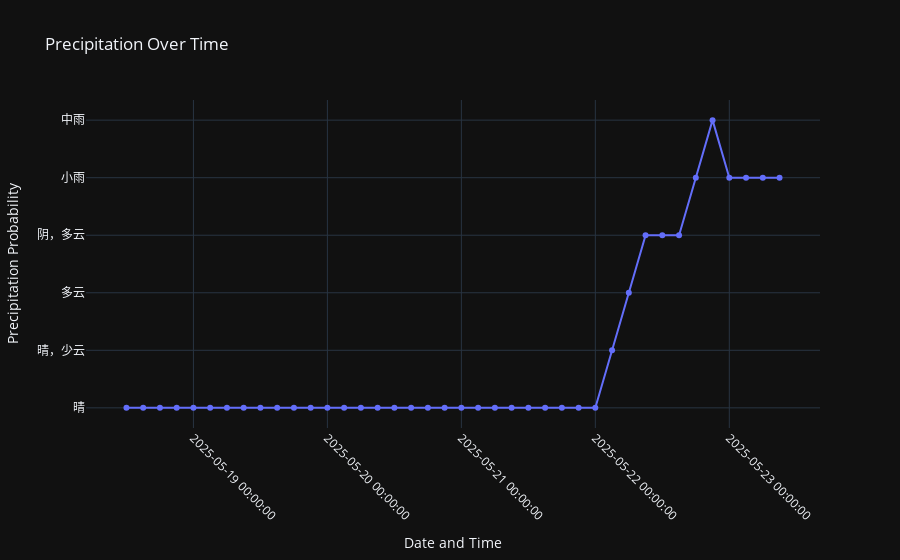

The code cell stored with this chart in its notebook:
### Markdown cell above
### 主函数

### Code cell
from line_chart_data import get_line_chart_data


def main():
    line_chart("weather", "perth", 5)


# better way to run the main code
if __name__ == "__main__":
    main()

### Figure 1 — Plotly figure (JSON) as saved in the notebook; plotly's stock layout.template omitted (floating-point values rounded to 4 significant figures)
{"data": [{"mode": "lines+markers", "name": "Precipitation Probability", "x": ["2025-05-18T12:00:00", "2025-05-18T15:00:00", "2025-05-18T18:00:00", "2025-05-18T21:00:00", "2025-05-19T00:00:00", "2025-05-19T03:00:00", "2025-05-19T06:00:00", "2025-05-19T09:00:00", "2025-05-19T12:00:00", "2025-05-19T15:00:00", "2025-05-19T18:00:00", "2025-05-19T21:00:00", "2025-05-20T00:00:00", "2025-05-20T03:00:00", "2025-05-20T06:00:00", "2025-05-20T09:00:00", "2025-05-20T12:00:00", "2025-05-20T15:00:00", "2025-05-20T18:00:00", "2025-05-20T21:00:00", "2025-05-21T00:00:00", "2025-05-21T03:00:00", "2025-05-21T06:00:00", "2025-05-21T09:00:00", "2025-05-21T12:00:00", "2025-05-21T15:00:00", "2025-05-21T18:00:00", "2025-05-21T21:00:00", "2025-05-22T00:00:00", "2025-05-22T03:00:00", "2025-05-22T06:00:00", "2025-05-22T09:00:00", "2025-05-22T12:00:00", "2025-05-22T15:00:00", "2025-05-22T18:00:00", "2025-05-22T21:00:00", "2025-05-23T00:00:00", "2025-05-23T03:00:00", "2025-05-23T06:00:00", "2025-05-23T09:00:00"], "y": ["晴", "晴", "晴", "晴", "晴", "晴", "晴", "晴", "晴", "晴", "晴", "晴", "晴", "晴", "晴", "晴", "晴", "晴", "晴", "晴", "晴", "晴", "晴", "晴", "晴", "晴", "晴", "晴", "晴", "晴，少云", "多云", "阴，多云", "阴，多云", "阴，多云", "小雨", "中雨", "小雨", "小雨", "小雨", "小雨"], "type": "scatter"}], "layout": {"xaxis": {"title": {"text": "Date and Time"}, "tickformat": "%Y-%m-%d %H:%M:%S", "tickangle": 45}, "title": {"text": "Precipitation Over Time"}, "yaxis": {"title": {"text": "Precipitation Probability"}}, "autosize": true}}
